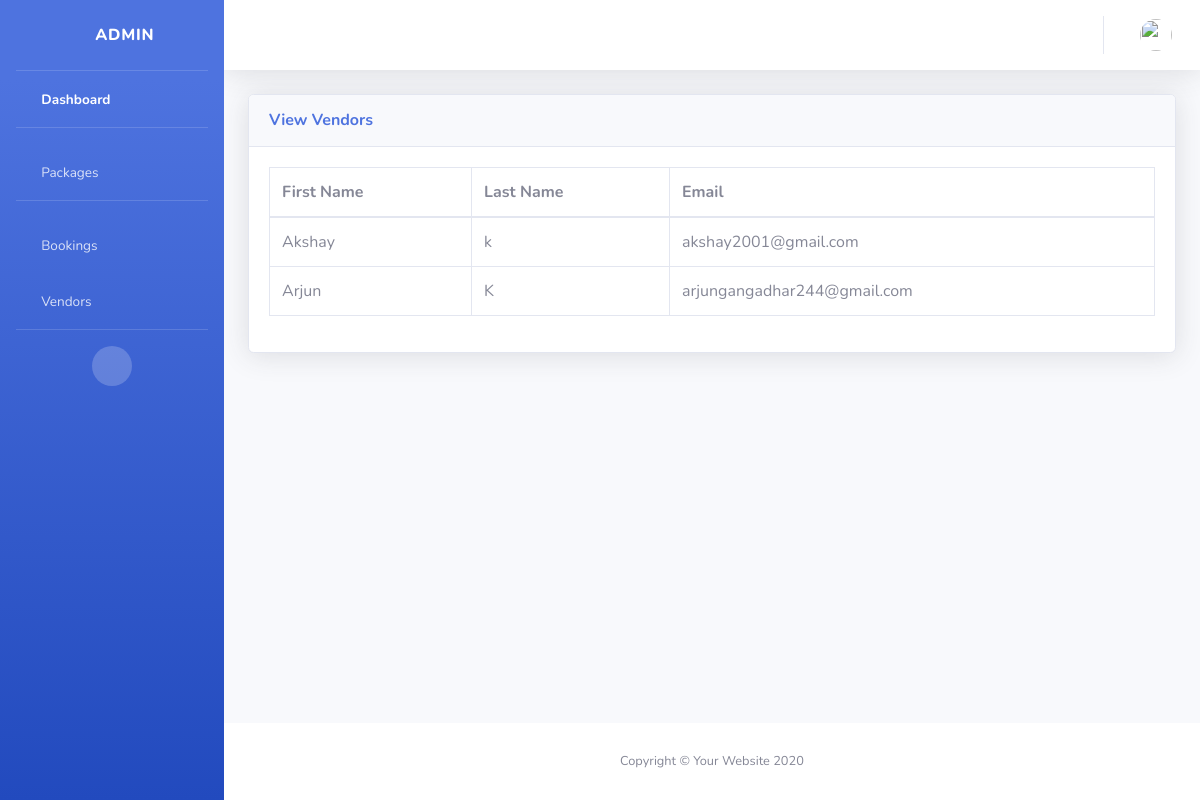
Screenshot of /view_vendors/ with the database file from the repository.
### user/models.py (models this page shows)
class register_table(models.Model):
    firstname=models.CharField(max_length=30)
    lastname=models.CharField(max_length=30)
    email=models.CharField(max_length=90)
    password=models.CharField(max_length=50)
    created_at=models.DateTimeField()
    updated_at=models.DateTimeField()
    user_type=models.CharField(default=None, max_length=30)
    class Meta:
        db_table="registration"

### administrator/views.py (the view)
# urls.py: path('view_vendors/', views.view_vendors),
def view_vendors(request):
    vendors = register_table.objects.filter(user_type='vendor')
    return render(request,'view_vendors.html',{'vendors': vendors})

### administrator/templates/view_vendors.html (shortened to what this page needs)
<!DOCTYPE html>
<html lang="en">
{% load static %}
<head>
    <link href="{% static 'vendor/fontawesome-free/css/all.min.css' %}" rel="stylesheet" type="text/css">
    <link href="{% static 'css/sb-admin-2.min.css' %}" rel="stylesheet">
</head>
<body id="page-top">
    <div id="wrapper">
        <ul class="navbar-nav bg-gradient-primary sidebar sidebar-dark accordion" id="accordionSidebar">
            <a class="sidebar-brand d-flex align-items-center justify-content-center" href="">
                <div class="sidebar-brand-icon rotate-n-15">
                    <i class="fas fa-laugh-wink"></i>
                </div>
                <div class="sidebar-brand-text mx-3">Admin</div>
            </a>
            <hr class="sidebar-divider my-0">
            <li class="nav-item active">
                <a class="nav-link" href="/admin_index/">
                    <i class="fas fa-fw fa-tachometer-alt"></i>
                    <span>Dashboard</span></a>
            </li>
            <hr class="sidebar-divider">
            <li class="nav-item">
                <a class="nav-link" href="/packages/">
                    <i class="fas fa-fw fa-table"></i>
                    <span>Packages</span></a>
            </li>
            <hr class="sidebar-divider">
            <li class="nav-item">
                <a class="nav-link" href="/view_bookings/">
                    <i class="fas fa-fw fa-table"></i>
                    <span>Bookings</span></a>
            </li>
            <li class="nav-item">
                <a class="nav-link" href="/view_vendors/">
                    <i class="fas fa-fw fa-table"></i>
                    <span>Vendors</span></a>
            </li>
            <hr class="sidebar-divider d-none d-md-block">
            <div class="text-center d-none d-md-inline">
                <button class="rounded-circle border-0" id="sidebarToggle"></button>
            </div>
        </ul>
        <div id="content-wrapper" class="d-flex flex-column">
            <div id="content">
                <nav class="navbar navbar-expand navbar-light bg-white topbar mb-4 static-top shadow">
                    <ul class="navbar-nav ml-auto">
                        <li class="nav-item dropdown no-arrow">
                            <a class="nav-link dropdown-toggle" href="#" id="userDropdown" role="button"
                                data-toggle="dropdown" aria-haspopup="true" aria-expanded="false">
                                <img class="img-profile rounded-circle"
                                    src="{% static 'img/undraw_profile.svg' %}">
                            </a>
                        </li>
                    </ul>
                </nav>
                <div class="container-fluid">
                    <div class="card shadow mb-4">
                        <div class="card-header py-3">
                            <h6 class="m-0 font-weight-bold text-primary">View Vendors</h6>
                        </div>
                        <div class="card-body">
                            <div class="table-responsive">
                                <table class="table table-bordered" id="dataTable" width="100%" cellspacing="0">
                                    <thead>
                                        <tr>
                                            <th>First Name</th>
                                            <th>Last Name</th>
                                            <th>Email</th>
                                        </tr>
                                    </thead>
                                    <tbody>
                                        {% for data in vendors %}
                                        <tr>
                                            <td>{{data.firstname}}</td>
                                            <td>{{data.lastname}}</td>
                                            <td>{{data.email}}</td>
                                        </tr>
                                        {% endfor %}
                                    </tbody>
                                </table>
                            </div>
                        </div>
                    </div>
                </div>
            </div>
            <footer class="sticky-footer bg-white">
                <div class="container my-auto">
                    <div class="copyright text-center my-auto">
                        <span>Copyright &copy; Your Website 2020</span>
                    </div>
                </div>
            </footer>
        </div>
    </div>
</body>
</html>

### rows the page displays
register_table: firstname "Akshay", lastname "k", email "akshay2001@gmail.com"
register_table: firstname "Arjun", lastname "K", email "arjungangadhar244@gmail.com"
